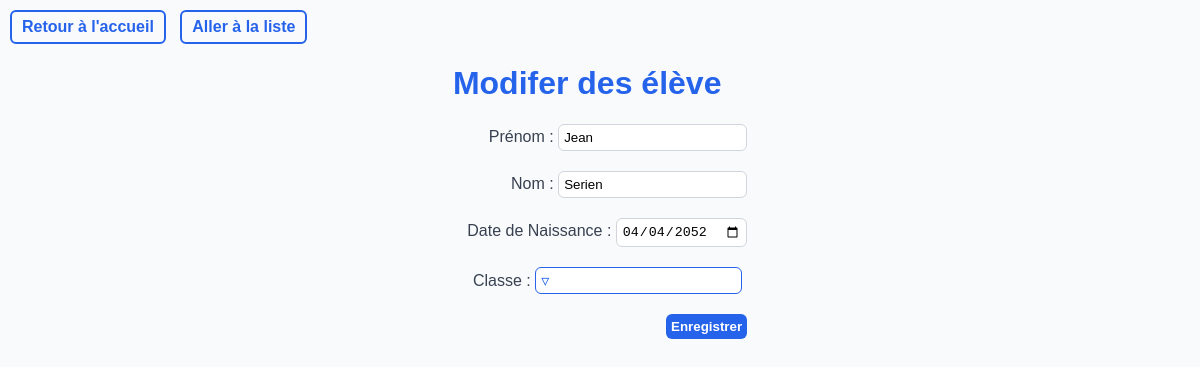
Before: /eleve/update?id=8 with the older database file.
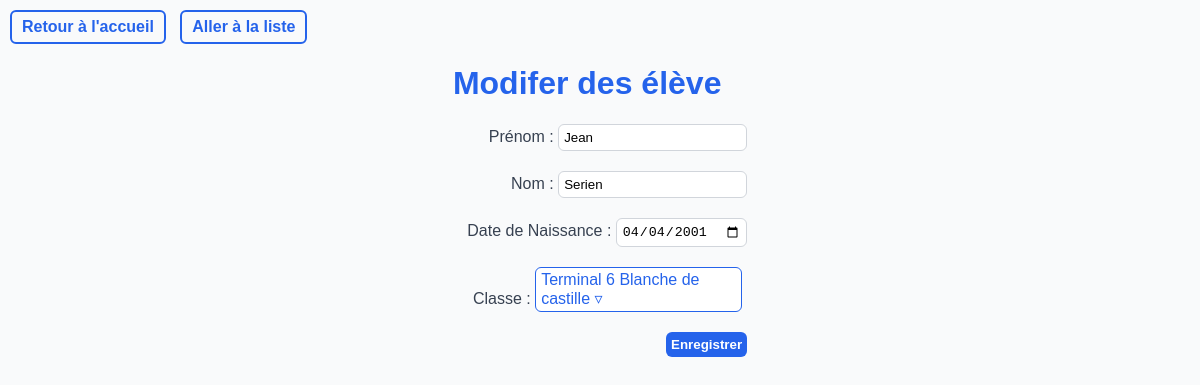
After: the same page with the newer database file.
### tables this page shows
CREATE TABLE Eleve (
    Id INTEGER PRIMARY KEY AUTOINCREMENT,
    Prenom TEXT NOT NULL,
    Nom TEXT NOT NULL,
    Date_de_Naissance DATE NOT NULL,
    Id_Classe INTEGER,
    FOREIGN KEY (Id_Classe)
        REFERENCES Classe(Id)
        ON DELETE CASCADE
        ON UPDATE CASCADE
    );

CREATE TABLE Classe (
    Id INTEGER PRIMARY KEY AUTOINCREMENT,
    Nom TEXT NOT NULL,
    Nom_Lycee TEXT NOT NULL,
    Id_Professeur INTEGER NOT NULL, 
    FOREIGN KEY (Id_Professeur)
        REFERENCES Professeur(Id)
        ON DELETE CASCADE
        ON UPDATE CASCADE
    );

### Backend.py (the view, shortened to what this page needs)
@app.route('/eleve/update', methods=["POST","GET"])
def update_eleve():
    id = request.args.get('id')
    if id is None:
        return "Aucun ID fourni", 400
    return render_template('update.html', valeurs=execute_sql("SELECT * FROM Eleve WHERE id = ?", (str(id),))[0], dropdown_values={"Classe": execute_sql("SELECT * FROM Classe")}, colonnes=colonnes_eleve, infos={"element": "élève","URL_liste": "/eleve/liste"})

### Backend.py (called while the page is built)
def execute_sql(commande, argument=()):
    conn = sqlite3.connect(DB_NAME)
    c = conn.cursor()
    c.execute(commande, argument)
    valeurs = c.fetchall()
    conn.commit()
    conn.close()
    return valeurs

### templates/update.html (shortened to what this page needs)
<!DOCTYPE html>
<html lang="fr">
<head>
    <link rel="stylesheet" href="../static/styles.css">
</head>
<body>
    <a class="back_button" href="/">Retour à l'accueil</a>
    <a class="back_button" href="{{ infos['URL_liste'] }}">Aller à la liste</a>
    <div class="content-form">
    <div>
    <h1>Modifer des {{ infos["element"] }}</h1>
    <form method="POST">
        {% for c in colonnes %}
        {% if c["type"] == "dropdown" %}
        <div class="dropdown" id="dropdown_{{ c['id'] }}" style="margin-bottom: 20px;">
                <label for="dropdown_{{ c['id'] }}">{{ c["titre"] }} : </label>
                <div id="dropdown-button_{{ c['id'] }}" class="dropdown-button" onclick="toggleMenu('{{ c['id'] }}')">
                    <span id="dropdown-label_{{ c['id'] }}">{% for item in dropdown_values[c["id"]] %}{% if item[0] == valeurs[c["order"]] %}{{ item[1] }} {% if c["id"]!="Id_Matiere"%} {{ item[2] }} {%endif%}{% endif %}{% endfor %}</span> &#9663;
                </div>
            </div>
        {% else %}
        <div class="form-element">
            <label for='{{ c["id"] }}'>{{ c["titre"] }} : <input id='{{ c["id"] }}' name='{{ c["id"] }}' type='{{ c["type"] }}' value='{{valeurs[c["order"]]}}'></label>
        </div>
        {% endif %}
        {% endfor %}
        <button class="submit_button" type="submit">Enregistrer</button>
    </form>
     </div>
    </div>
</body>
</html>

Changed rows visible on the page:
changed Eleve "Jean": Date_de_Naissance "04/04/2052" → "04/04/2001"
now on this page (row unchanged): Classe: Nom "Terminal 6", Nom_Lycee "Blanche de castille"
